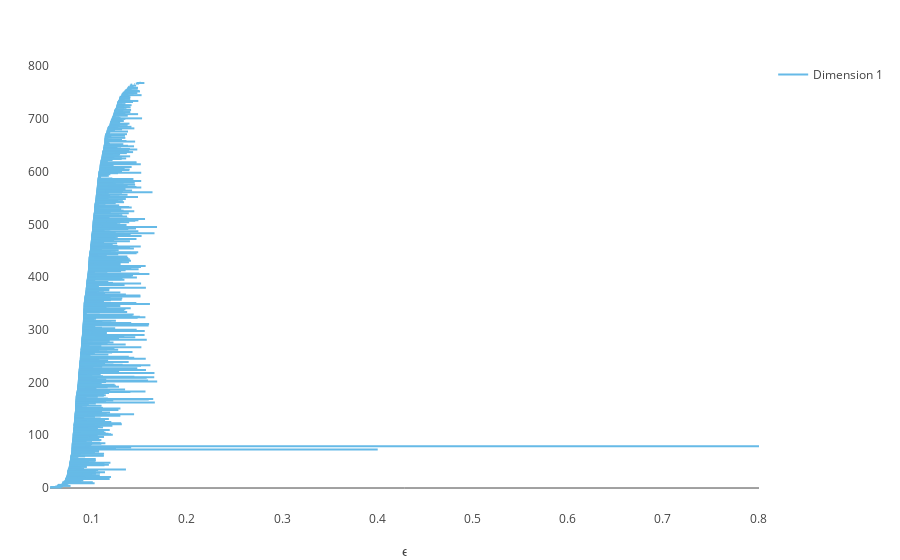

The notebook cell this image was saved under:
### Code cell
plotbarcode_pjs(PH, dim=1)
